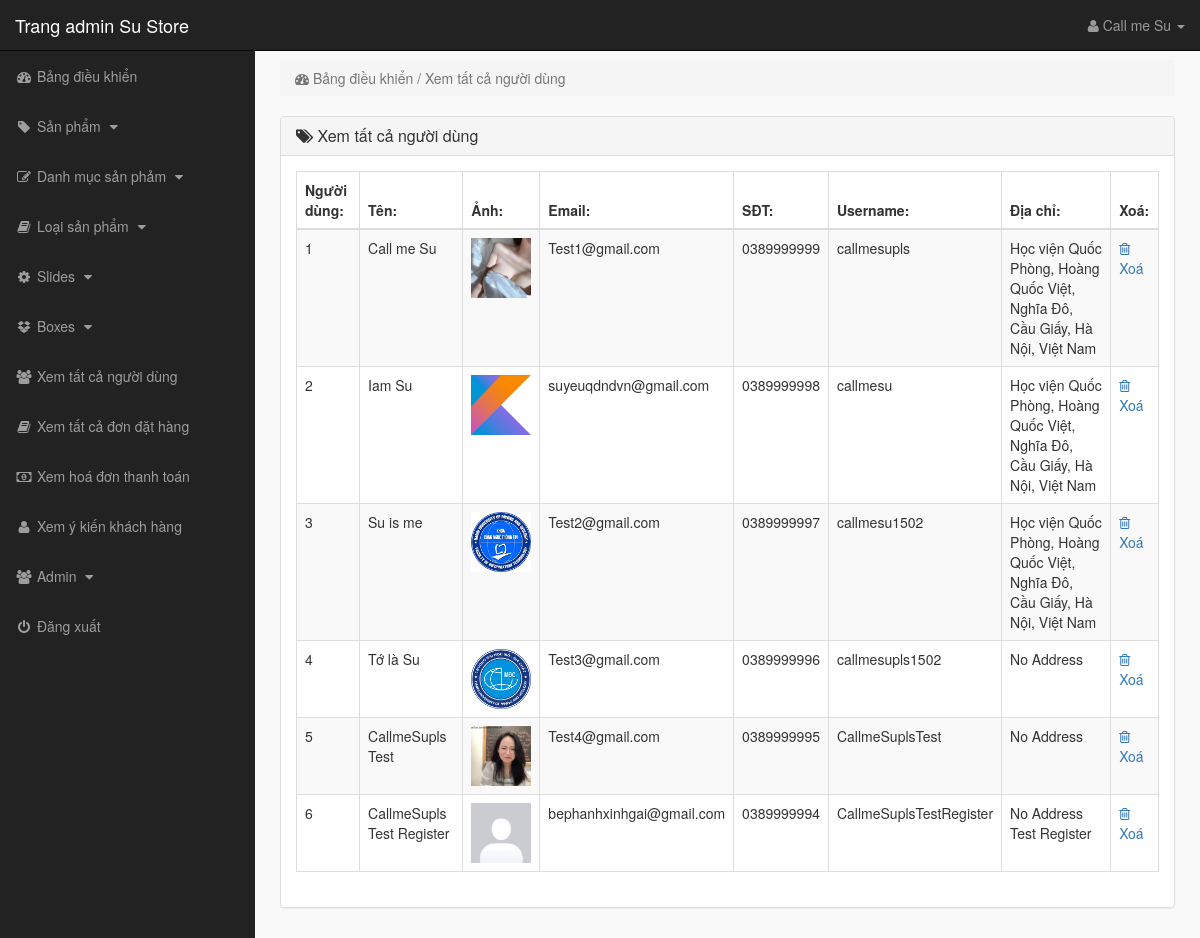
Page /admin_area/index.php?view_customers (signed in) on the committed database.
### tables this page shows
CREATE TABLE `customers` (
  `customer_id` int(10) NOT NULL,
  `customer_name` varchar(255) NOT NULL,
  `customer_email` varchar(255) NOT NULL,
  `customer_contact` varchar(255) NOT NULL,
  `customer_username` text NOT NULL,
  `customer_pass` varchar(255) NOT NULL,
  `customer_address` text NOT NULL,
  `customer_image` text NOT NULL,
  `customer_ip` varchar(100) NOT NULL
);

### admin_area/view_customers.php (the view)
<?php
    if(!isset($_SESSION['admin_username'])){
        echo "<script>window.open('login.php','_self')</script>";
    }else{
?>
<div class="row">
    <div class="col-lg-12">
        <ol class="breadcrumb">
            <li class="active">
                <i class="fa fa-dashboard"></i> Bảng điều khiển / Xem tất cả người dùng
            </li>
        </ol>
    </div>
</div>
<div class="row">
    <div class="col-lg-12">
        <div class="panel panel-default">
            <div class="panel-heading">
               <h3 class="panel-title">
                   <i class="fa fa-tags"></i>
                   Xem tất cả người dùng
               </h3>
            </div>
            <div class="panel-body">
                <div class="table-responsive">
                    <table class="table table-striped table-bordered table-hover">
                        <thead>
                            <tr>
                                <th> Người dùng: </th>
                                <th> Tên: </th>
                                <th> Ảnh: </th>
                                <th> Email: </th>
                                <th> SĐT: </th>
                                <th> Username: </th>
                                <th> Địa chỉ: </th>
                                <th> Xoá: </th>
                            </tr>
                        </thead>
                        <tbody>
                            <?php
                                $i=0;
                                $get_c = "select * from customers";
                                $run_c = mysqli_query($con,$get_c);
                                while($row_c=mysqli_fetch_array($run_c)){
                                    $c_id = $row_c['customer_id'];
                                    $c_name = $row_c['customer_name'];
                                    $c_img = $row_c['customer_image'];
                                    $c_email = $row_c['customer_email'];
                                    $c_contact = $row_c['customer_contact'];
                                    $c_username = $row_c['customer_username'];
                                    $c_address = $row_c['customer_address'];
                                    $i++;
                            ?>
                            <tr>
                                <td> <?php echo $i; ?> </td>
                                <td> <?php echo $c_name; ?> </td>
                                <td> <img src="../customer/customer_images/<?php echo $c_img; ?>" width="60" height="60"></td>
                                <td> <?php echo $c_email; ?> </td>
                                <td> <?php echo $c_contact; ?></td>
                                <td> <?php echo $c_username; ?> </td>
                                <td> <?php echo $c_address ?> </td>
                                <td>
                                     <a href="index.php?delete_customer=<?php echo $c_id; ?>">
                                        <i class="fa fa-trash-o"></i> Xoá
                                     </a>
                                </td>
                            </tr>
                            <?php } ?>
                        </tbody>
                    </table>
                </div>
            </div>
        </div>
    </div>
</div>
<?php } ?>

### admin_area/includes/sidebar.php (shortened to what this page needs)
<?php
    if(!isset($_SESSION['admin_username'])){
        echo "<script>window.open('login.php','_self')</script>";
    }else{
?>
<nav class="navbar navbar-inverse navbar-fixed-top">
    <div class="navbar-header">
        <a href="index.php?dashboard" class="navbar-brand">Trang admin Su Store</a>
    </div>
    <ul class="nav navbar-right top-nav">
        <li class="dropdown">
            <a href="#" class="dropdown-toggle" data-toggle="dropdown">
                <i class="fa fa-user"></i> <?php echo $admin_name;  ?> <b class="caret"></b>
            </a>
        </li>
    </ul>
    <div class="collapse navbar-collapse navbar-ex1-collapse">
        <ul class="nav navbar-nav side-nav">
            <li>
                <a href="index.php?dashboard">
                        <i class="fa fa-fw fa-dashboard"></i> Bảng điều khiển
                </a>
            </li>
            <li>
                <a href="#" data-toggle="collapse" data-target="#products">
                        <i class="fa fa-fw fa-tag"></i> Sản phẩm
                        <i class="fa fa-fw fa-caret-down"></i>
                </a>
            </li>
            <li>
                <a href="#" data-toggle="collapse" data-target="#p_cat">
                        <i class="fa fa-fw fa-edit"></i> Danh mục sản phảm
                        <i class="fa fa-fw fa-caret-down"></i>
                </a>
            </li>
            <li>
                <a href="#" data-toggle="collapse" data-target="#cat">
                        <i class="fa fa-fw fa-book"></i> Loại sản phẩm
                        <i class="fa fa-fw fa-caret-down"></i>
                </a>
            </li>
            <li>
                <a href="#" data-toggle="collapse" data-target="#slides">
                        <i class="fa fa-fw fa-gear"></i> Slides
                        <i class="fa fa-fw fa-caret-down"></i>
                </a>
            </li>
            <li>
                <a href="#" data-toggle="collapse" data-target="#boxes">
                        <i class="fa fa-fw fa-dropbox"></i> Boxes
                        <i class="fa fa-fw fa-caret-down"></i>
                </a>
            </li>
            <li>
                <a href="index.php?view_customers">
                    <i class="fa fa-fw fa-users"></i> Xem tất cả người dùng
                </a>
            </li>
            <li>
                <a href="index.php?view_orders">
                    <i class="fa fa-fw fa-book"></i> Xem tất cả đơn đặt hàng
                </a>
            </li>
            <li>
                <a href="index.php?view_payments">
                    <i class="fa fa-fw fa-money"></i> Xem hoá đơn thanh toán
                </a>
            </li>
            <li>
                <a href="index.php?view_sender">
                    <i class="fa fa-fw fa-user"></i> Xem ý kiến khách hàng
                </a>
            </li>
            <li>
                <a href="#" data-toggle="collapse" data-target="#users">
                        <i class="fa fa-fw fa-users"></i> Admin
                        <i class="fa fa-fw fa-caret-down"></i>
                </a>
            </li>
            <li>
                <a href="logout.php">
                    <i class="fa fa-fw fa-power-off"></i> Đăng xuất
                </a>
            </li>
        </ul>
    </div>
</nav>
<?php } ?>

### admin_area/css/style.css (style rules this page uses)
body { margin-top: 100px; }
@media (min-width: 768px) { body { margin-top: 50px; } }
.top-nav>li { float: left; display: inline-block; }
.top-nav>li>a { color: #999999; line-height: 20px; padding-top: 15px; padding-bottom: 15px; padding-right: 30px; }
@media (min-width: 768px) { .side-nav { position: fixed; top: 51px; bottom: 0; width: 255px; overflow-y: auto; overflow-x: hidden; background-color: #222222; padding-bottom: 40px; border-radius: 0; } }
@media (min-width: 768px) { .side-nav>li>a { width: 255px; } }
.panel-body { border-radius: 5px; }

### rows in the picture
customers: customer_name "Call me Su", customer_image (picture), customer_email "Test1@gmail.com", customer_contact "0389999999", customer_username "callmesupls", customer_address "Học viện Quốc Phòng, Hoàng Quốc Việt, Nghĩa Đô, Cầu Giấy, Hà Nội, Việt Nam"
customers: customer_name "Iam Su", customer_image (picture), customer_email "suyeuqdndvn@gmail.com", customer_contact "0389999998", customer_username "callmesu", customer_address "Học viện Quốc Phòng, Hoàng Quốc Việt, Nghĩa Đô, Cầu Giấy, Hà Nội, Việt Nam"
customers: customer_name "Su is me", customer_image (picture), customer_email "Test2@gmail.com", customer_contact "0389999997", customer_username "callmesu1502", customer_address "Học viện Quốc Phòng, Hoàng Quốc Việt, Nghĩa Đô, Cầu Giấy, Hà Nội, Việt Nam"
customers: customer_name "Tớ là Su", customer_image (picture), customer_email "Test3@gmail.com", customer_contact "0389999996", customer_username "callmesupls1502", customer_address "No Address"
customers: customer_name "CallmeSupls Test", customer_image (picture), customer_email "Test4@gmail.com", customer_contact "0389999995", customer_username "CallmeSuplsTest", customer_address "No Address"
customers: customer_name "CallmeSupls Test Register", customer_image (placeholder picture), customer_email "bephanhxinhgai@gmail.com", customer_contact "0389999994", customer_username "CallmeSuplsTestRegister", customer_address "No Address Test Register"

### other values in the picture
$admin_name "Call me Su"
